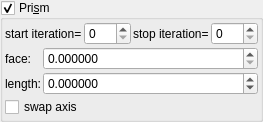
    <widget class="MyGroupBox" name="groupCheck_transf_function_enabledN_false">
     <property name="title">
      <string>Pri&amp;sm</string>
     </property>
     <property name="checkable">
      <bool>true</bool>
     </property>
     <layout class="QVBoxLayout" name="verticalLayout_21" stretch="0,0">
      <property name="spacing">
       <number>2</number>
      </property>
      <property name="leftMargin">
       <number>2</number>
      </property>
      <property name="topMargin">
       <number>2</number>
      </property>
      <property name="rightMargin">
       <number>2</number>
      </property>
      <property name="bottomMargin">
       <number>2</number>
      </property>
      <item>
       <layout class="QHBoxLayout" name="horizontalLayout_11" stretch="0,1,0,1">
        <property name="topMargin">
         <number>0</number>
        </property>
        <item>
         <widget class="QLabel" name="label_81">
          <property name="text">
           <string>start iteration=</string>
          </property>
          <property name="wordWrap">
           <bool>true</bool>
          </property>
         </widget>
        </item>
        <item>
         <widget class="MySpinBox" name="spinboxInt_transf_start_iterations_N">
          <property name="sizePolicy">
           <sizepolicy hsizetype="Minimum" vsizetype="Maximum">
            <horstretch>0</horstretch>
            <verstretch>0</verstretch>
           </sizepolicy>
          </property>
          <property name="minimum">
           <number>0</number>
          </property>
          <property name="maximum">
           <number>999</number>
          </property>
          <property name="value">
           <number>0</number>
          </property>
         </widget>
        </item>
        <item>
         <widget class="QLabel" name="label_66">
          <property name="text">
           <string>stop iteration=</string>
          </property>
          <property name="wordWrap">
           <bool>true</bool>
          </property>
         </widget>
        </item>
        <item>
         <widget class="MySpinBox" name="spinboxInt_transf_stop_iterations_N">
          <property name="sizePolicy">
           <sizepolicy hsizetype="Preferred" vsizetype="Maximum">
            <horstretch>0</horstretch>
            <verstretch>0</verstretch>
           </sizepolicy>
          </property>
          <property name="maximum">
           <number>999</number>
          </property>
         </widget>
        </item>
       </layout>
      </item>
      <item>
       <layout class="QGridLayout" name="gridLayout_36" columnstretch="0,1">
        <property name="spacing">
         <number>2</number>
        </property>
        <item row="1" column="1">
         <widget class="MyDoubleSpinBox" name="spinbox_transf_offsetA_05">
          <property name="sizePolicy">
           <sizepolicy hsizetype="Minimum" vsizetype="Maximum">
            <horstretch>0</horstretch>
            <verstretch>0</verstretch>
           </sizepolicy>
          </property>
          <property name="prefix">
           <string/>
          </property>
          <property name="suffix">
           <string/>
          </property>
          <property name="decimals">
           <number>6</number>
          </property>
          <property name="minimum">
           <double>0.000000000000000</double>
          </property>
          <property name="maximum">
           <double>99.998999999999995</double>
          </property>
          <property name="singleStep">
           <double>0.100000000000000</double>
          </property>
         </widget>
        </item>
        <item row="1" column="0">
         <widget class="QLabel" name="label_19">
          <property name="text">
           <string>face:</string>
          </property>
         </widget>
        </item>
        <item row="2" column="0" rowspan="2">
         <widget class="QLabel" name="label_20">
          <property name="text">
           <string>length:</string>
          </property>
         </widget>
        </item>
        <item row="2" column="1" rowspan="2">
         <widget class="MyDoubleSpinBox" name="spinbox_transf_offsetA_2">
          <property name="sizePolicy">
           <sizepolicy hsizetype="Minimum" vsizetype="Maximum">
            <horstretch>0</horstretch>
            <verstretch>0</verstretch>
           </sizepolicy>
          </property>
          <property name="prefix">
           <string/>
          </property>
          <property name="suffix">
           <string/>
          </property>
          <property name="decimals">
           <number>6</number>
          </property>
          <property name="minimum">
           <double>-100000.000000000000000</double>
          </property>
          <property name="maximum">
           <double>100000.000000000000000</double>
          </property>
          <property name="singleStep">
           <double>0.100000000000000</double>
          </property>
         </widget>
        </item>
        <item row="4" column="0" colspan="2">
         <widget class="MyCheckBox" name="checkBox_transf_function_enabledE_false">
          <property name="text">
           <string>swap axis</string>
          </property>
         </widget>
        </item>
       </layout>
      </item>
     </layout>
    </widget>
